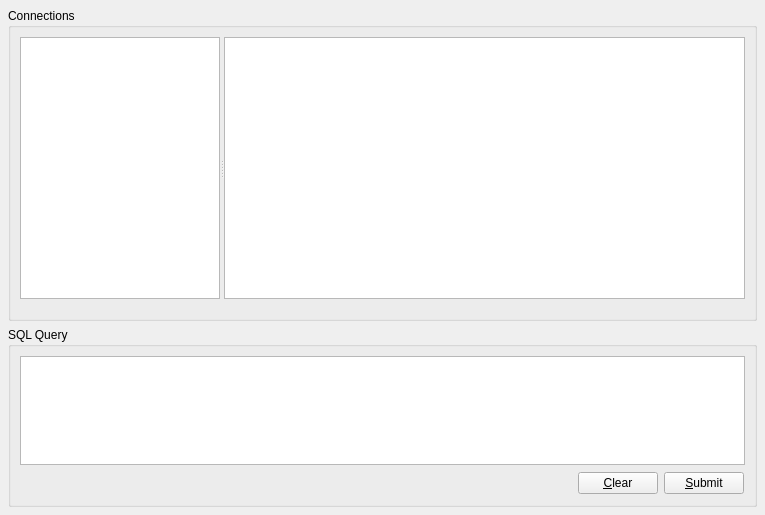
<?xml version="1.0" encoding="UTF-8"?>
<ui version="4.0">
 <class>BrowserView</class>
 <widget class="QWidget" name="BrowserView">
  <property name="geometry">
   <rect>
    <x>0</x>
    <y>0</y>
    <width>765</width>
    <height>515</height>
   </rect>
  </property>
  <property name="windowTitle">
   <string>Qt SQL Browser</string>
  </property>
  <layout class="QVBoxLayout">
   <property name="spacing">
    <number>6</number>
   </property>
   <property name="leftMargin">
    <number>8</number>
   </property>
   <property name="topMargin">
    <number>8</number>
   </property>
   <property name="rightMargin">
    <number>8</number>
   </property>
   <property name="bottomMargin">
    <number>8</number>
   </property>
   <item>
    <widget class="QGroupBox" name="groupBox_2">
     <property name="title">
      <string>Connections</string>
     </property>
     <layout class="QVBoxLayout" name="verticalLayout_2">
      <item>
       <layout class="QHBoxLayout" name="horizontalLayout">
        <property name="bottomMargin">
         <number>10</number>
        </property>
        <item>
         <widget class="QSplitter" name="splitter">
          <property name="sizePolicy">
           <sizepolicy hsizetype="Expanding" vsizetype="Expanding">
            <horstretch>0</horstretch>
            <verstretch>0</verstretch>
           </sizepolicy>
          </property>
          <property name="orientation">
           <enum>Qt::Horizontal</enum>
          </property>
          <widget class="ConnectionWidget" name="connectionWidget">
           <property name="maximumSize">
            <size>
             <width>200</width>
             <height>16777215</height>
            </size>
           </property>
          </widget>
          <widget class="QTableView" name="table">
           <property name="contextMenuPolicy">
            <enum>Qt::ActionsContextMenu</enum>
           </property>
           <property name="selectionBehavior">
            <enum>QAbstractItemView::SelectRows</enum>
           </property>
          </widget>
         </widget>
        </item>
       </layout>
      </item>
     </layout>
    </widget>
   </item>
   <item>
    <widget class="QGroupBox" name="groupBox">
     <property name="sizePolicy">
      <sizepolicy hsizetype="Preferred" vsizetype="MinimumExpanding">
       <horstretch>0</horstretch>
       <verstretch>0</verstretch>
      </sizepolicy>
     </property>
     <property name="maximumSize">
      <size>
       <width>16777215</width>
       <height>180</height>
      </size>
     </property>
     <property name="title">
      <string>SQL Query</string>
     </property>
     <layout class="QVBoxLayout">
      <property name="spacing">
       <number>6</number>
      </property>
      <property name="leftMargin">
       <number>9</number>
      </property>
      <property name="topMargin">
       <number>9</number>
      </property>
      <property name="rightMargin">
       <number>9</number>
      </property>
      <property name="bottomMargin">
       <number>9</number>
      </property>
      <item>
       <widget class="QTextEdit" name="sqlEdit">
        <property name="sizePolicy">
         <sizepolicy hsizetype="Expanding" vsizetype="MinimumExpanding">
          <horstretch>0</horstretch>
          <verstretch>0</verstretch>
         </sizepolicy>
        </property>
        <property name="minimumSize">
         <size>
          <width>0</width>
          <height>18</height>
         </size>
        </property>
        <property name="baseSize">
         <size>
          <width>0</width>
          <height>120</height>
         </size>
        </property>
       </widget>
      </item>
      <item>
       <layout class="QHBoxLayout">
        <property name="spacing">
         <number>6</number>
        </property>
        <property name="leftMargin">
         <number>1</number>
        </property>
        <property name="topMargin">
         <number>1</number>
        </property>
        <property name="rightMargin">
         <number>1</number>
        </property>
        <property name="bottomMargin">
         <number>1</number>
        </property>
        <item>
         <spacer>
          <property name="orientation">
           <enum>Qt::Horizontal</enum>
          </property>
          <property name="sizeHint" stdset="0">
           <size>
            <width>40</width>
            <height>20</height>
           </size>
          </property>
         </spacer>
        </item>
        <item>
         <widget class="QPushButton" name="clearButton">
          <property name="text">
           <string>&amp;Clear</string>
          </property>
         </widget>
        </item>
        <item>
         <widget class="QPushButton" name="submitButton">
          <property name="text">
           <string>&amp;Submit</string>
          </property>
         </widget>
        </item>
       </layout>
      </item>
     </layout>
    </widget>
   </item>
  </layout>
  <action name="insertRowAction">
   <property name="enabled">
    <bool>false</bool>
   </property>
   <property name="text">
    <string>&amp;Insert Row</string>
   </property>
   <property name="statusTip">
    <string>Inserts a new Row</string>
   </property>
  </action>
  <action name="deleteRowAction">
   <property name="enabled">
    <bool>false</bool>
   </property>
   <property name="text">
    <string>&amp;Delete Row</string>
   </property>
   <property name="statusTip">
    <string>Deletes the current Row</string>
   </property>
  </action>
  <action name="fieldStrategyAction">
   <property name="checkable">
    <bool>true</bool>
   </property>
   <property name="text">
    <string>Submit on &amp;Field Change</string>
   </property>
   <property name="toolTip">
    <string>Commit on Field Change</string>
   </property>
  </action>
  <action name="rowStrategyAction">
   <property name="checkable">
    <bool>true</bool>
   </property>
   <property name="text">
    <string>Submit on &amp;Row Change</string>
   </property>
   <property name="toolTip">
    <string>Commit on Row Change</string>
   </property>
  </action>
  <action name="manualStrategyAction">
   <property name="checkable">
    <bool>true</bool>
   </property>
   <property name="text">
    <string>Submit &amp;Manually</string>
   </property>
   <property name="toolTip">
    <string>Commit Manually</string>
   </property>
  </action>
  <action name="submitAction">
   <property name="text">
    <string>&amp;Submit All</string>
   </property>
   <property name="toolTip">
    <string>Submit Changes</string>
   </property>
  </action>
  <action name="revertAction">
   <property name="text">
    <string>&amp;Revert All</string>
   </property>
   <property name="toolTip">
    <string>Revert</string>
   </property>
  </action>
  <action name="selectAction">
   <property name="text">
    <string>S&amp;elect</string>
   </property>
   <property name="toolTip">
    <string>Refresh Data from Database</string>
   </property>
  </action>
 </widget>
 <customwidgets>
  <customwidget>
   <class>ConnectionWidget</class>
   <extends>QTreeView</extends>
   <header>connectionwidget.h</header>
  </customwidget>
 </customwidgets>
 <tabstops>
  <tabstop>sqlEdit</tabstop>
  <tabstop>clearButton</tabstop>
  <tabstop>submitButton</tabstop>
  <tabstop>connectionWidget</tabstop>
  <tabstop>table</tabstop>
 </tabstops>
 <resources/>
 <connections/>
</ui>
